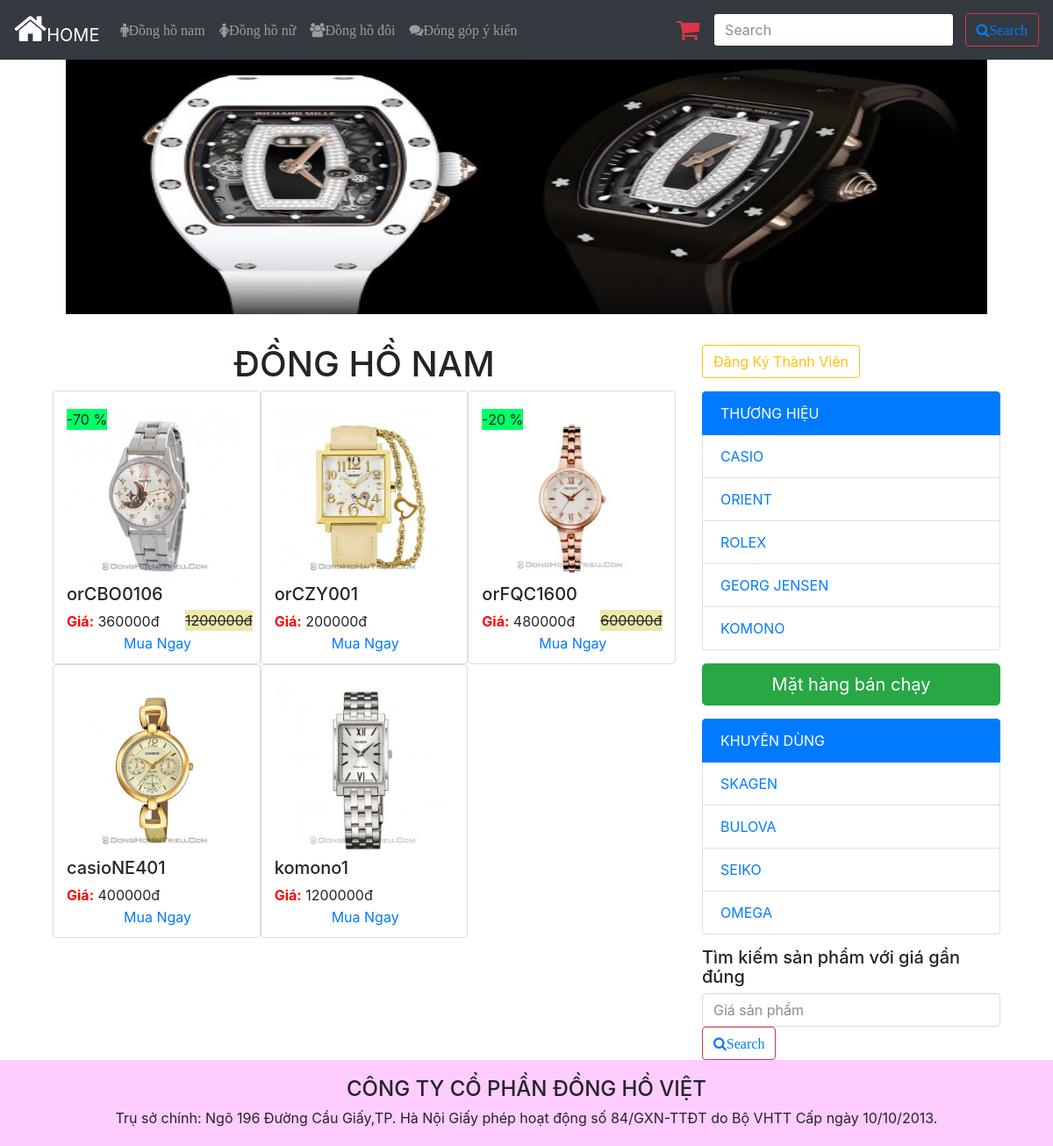
/webcode/index.php?p=product/dhnu.php, run on the app's committed database.
### tables this page shows
CREATE TABLE `tbl_sanpham` (
  `id_sanpham` int(11) NOT NULL,
  `id_NSX` int(11) NOT NULL,
  `tensanpham` varchar(100) NOT NULL,
  `hinhanh` varchar(225) DEFAULT NULL,
  `soluong` int(4) NOT NULL,
  `dongia` float(11,0) NOT NULL,
  `khuyenmai` int(11) DEFAULT NULL,
  `thongtinsp` varchar(255) DEFAULT NULL,
  `baohanh` varchar(255) DEFAULT NULL,
  `doituong` varchar(10) DEFAULT NULL
);

### webcode/product/dhnu.php (the view)
<h1 align="center">ĐỒNG HỒ NAM</h1>
<?php
	include("dbconnect.php");
	$sql = "SELECT * FROM tbl_sanpham as s WHERE (s.doituong like '%nu%')";
	$stmt = $conn->prepare($sql);
	$stmt->execute();
		while ($result = $stmt->fetch())
		{?>
		<div class="col-md-4 img-thumbnail" style="float: left; padding-top: 20px;padding-bottom: 20px">
				<a href="index.php?p=product/ttchitiet.php&&id_sanpham=<?php echo $result["id_sanpham"] ?>">
					<img  src="img_produc/<?php echo $result["hinhanh"] ?>" width="200px" height="200px" ></a>
					<?php
					if($result["khuyenmai"]==0){
					$khuyenmai="";
					$giagoc="";
				}else{
				$khuyenmai= "-".$result["khuyenmai"]." %";
				$giagoc=$result["dongia"]."đ";
				}
					 ?>
					<p style="position: absolute; margin-top: -200px; background: #00FF66;"><?php echo $khuyenmai ?></p>
				<span><h5><?php echo $result["tensanpham"] ?></h5></span><p style="position: absolute; margin-top: -1px; background: #eee8aa; margin-left: 135px"><strike><?php echo $giagoc; ?></strike></p>
				<p style="border-radius: 8px; position: absolute; margin-top: 25px; margin-left: 65px">
					<a href="index.php?p=giohang/giohang.php&&themgiohang=<?php echo $result["id_sanpham"] ?>">Mua Ngay</a>
				</p>
				<p><b style="color: red">Giá:</b>
				<?php
				if($result["dongia"]==0){
					$gia="liên hệ";
				}else{
				$gia= ($result["dongia"]-($result["dongia"]*$result["khuyenmai"])/100)."đ"; ;
				} echo $gia;
				?></p>
		</div>
<?php
		}
 ?>

### webcode/index.php (style rules this page uses)
body { padding-top: 68px; padding-bottom: 70px; }

### data on the page
tbl_sanpham: hinhanh (picture), khuyenmai "-70 %", tensanpham "orCBO0106", dongia "1200000đ", gia "360000đ"
tbl_sanpham: hinhanh (picture), tensanpham "orCZY001", gia "200000đ"
tbl_sanpham: hinhanh (picture), khuyenmai "-20 %", tensanpham "orFQC1600", dongia "600000đ", gia "480000đ"
tbl_sanpham: hinhanh (picture), tensanpham "casioNE401", gia "400000đ"
tbl_sanpham: hinhanh (picture), tensanpham "komono1", gia "1200000đ"
